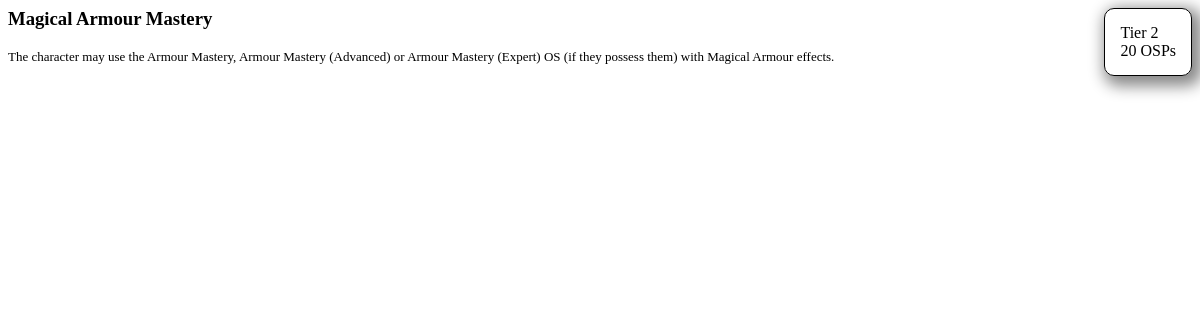
The page /inc/osdesc.php?os=24 on the database as committed earlier.
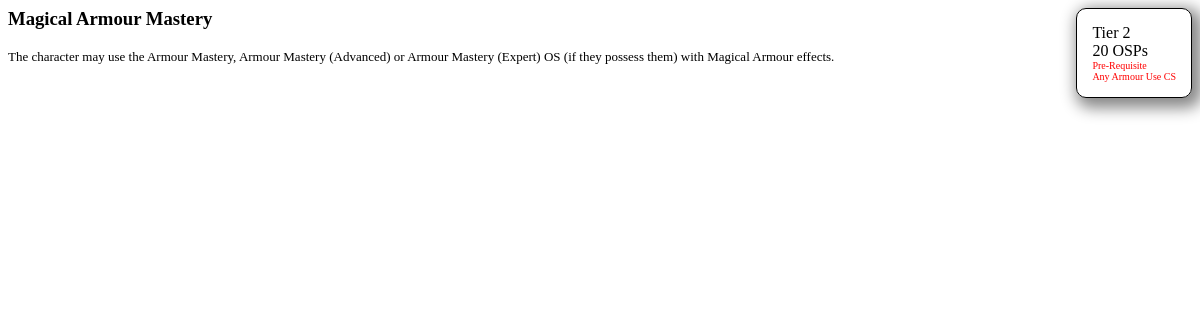
The same page on the database as committed later.
### tables this page shows
CREATE TABLE "oslist" ("id" INTEGER PRIMARY KEY  AUTOINCREMENT  NOT NULL  UNIQUE , "os" TEXT, "cost" INTEGER, "list" TEXT, "tier" INTEGER, "osid" INTEGER, "prereq" INTEGER, "restrict" BOOL, "pri" INTEGER);

### inc/osdesc.php (the view, shortened to what this page needs)
<?php
$db = new OSdb();
$osdesc = $db->query("SELECT * FROM osdesc WHERE rowid='" . $_GET['os'] . "'");
$oscost = $db->query("SELECT * FROM oslist WHERE osid='" . $_GET['os'] . "'");
$row=$osdesc->fetchArray(SQLITE3_ASSOC);
$row2=$oscost->fetchArray(SQLITE3_ASSOC);
$prelist = $db->query("SELECT * FROM oslist WHERE id='" .$row2['prereq']."'");
$prename = $prelist->fetchArray(SQLITE3_ASSOC);
?>
<head><title><?php echo $row['name'] ?> </title></head><body>
<div style="position:static; float:right; padding:15px; margin-left:15px; margin-bottom:15px; border:1px solid black; border-radius:10px; box-shadow: 5px 5px 15px 5px #888888;">
Tier <?php echo $row2['tier']; ?><br/>
<?php echo $row2['cost']; ?> OSPs<br/>
<?php if (isset ($prename['os'])){ echo "<span style=\"font-size:x-small;margin-top:-10px;color:red;\">Pre-Requisite<br/>" . $prename['os'] . "</span>"; }?>
</div>
<?php
echo "<h3 style=\"margin-top:0px;\">" . $row2['os'] ."</h3>";
echo "<div style=\"text-align:justify;font-size:small;\">" .$row['desc'] . "</div>";
?></div>

Rows that differ between the two databases and show on the page:
added oslist: os "Any Armour Use CS"
Other text that changed with them:
text now shown: "Pre-Requisite"
